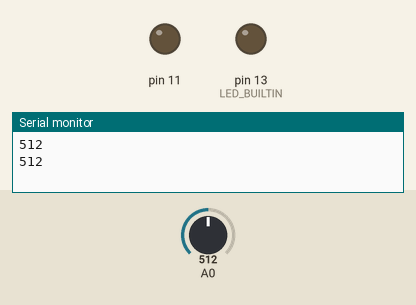
This sketch was run on a simulated Arduino Uno, built with avr-gcc and run on an emulated ATmega328P. On the bench: output pins drawn as LEDs (lit = HIGH), the last lines printed to the serial monitor. Inputs (shaded band) come from the test bench; at power-on: A0 = 512.

Above: at 2.8 s.
2.9 s: A0 set to 716
At 3.9 s:
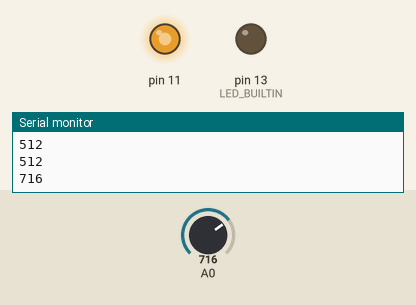
4.5 s: A0 set to 751
At 5.5 s:
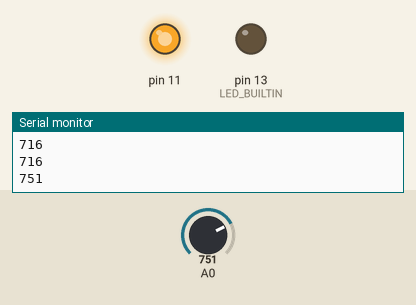
6.5 s: A0 set to 768
At 8.2 s:
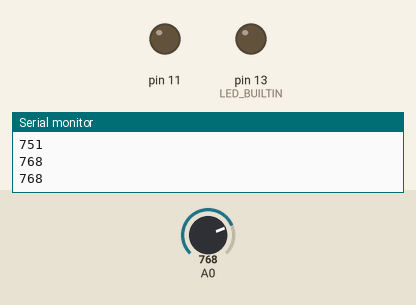
8.5 s: A0 set to 900
At 9.7 s:
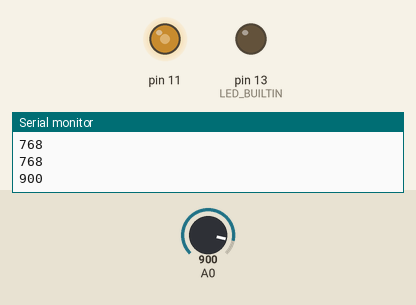
10.5 s: A0 set to 306
At 11.3 s:
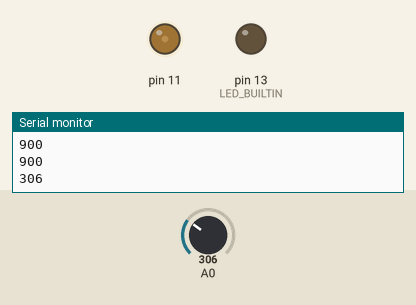
12.5 s: A0 set to 0
At 14.1 s:
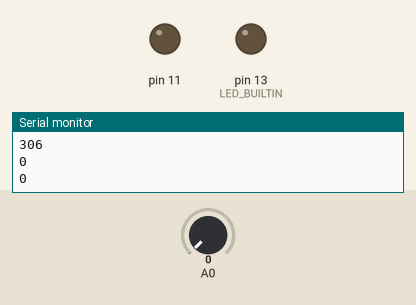
Timing chart, 0 to 15.5 s (numbered marks = the images above; inputs shaded):
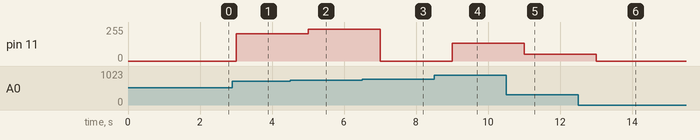

The sketch:

1_dc_motor_with__Potentiometer.ino
```cpp
// C++ code
//
void setup()
{
  pinMode(LED_BUILTIN, OUTPUT);
  pinMode(11, OUTPUT);
  Serial.begin(9600);
}

void loop()
{
  delay(1000);
  int val=analogRead(A0);
  Serial.println(val);
  analogWrite(11, val);
}
```

Measured:
- the behaviour switches between 767 and 768 on A0 (found by bisection; images 2 and 3)
- after the input at 2.9 s, pin 11: 0/255 → 204/255 after 0.10 s
- after the input at 4.5 s, pin 11: 204/255 → 239/255 after 0.50 s
- after the input at 6.5 s, pin 11: 239/255 → 0/255 after 0.50 s
- after the input at 8.5 s, pin 11: 0/255 → 132/255 after 0.50 s
- after the input at 10.5 s, pin 11: 132/255 → 50/255 after 0.50 s
- after the input at 12.5 s, pin 11: 50/255 → 0/255 after 0.50 s
